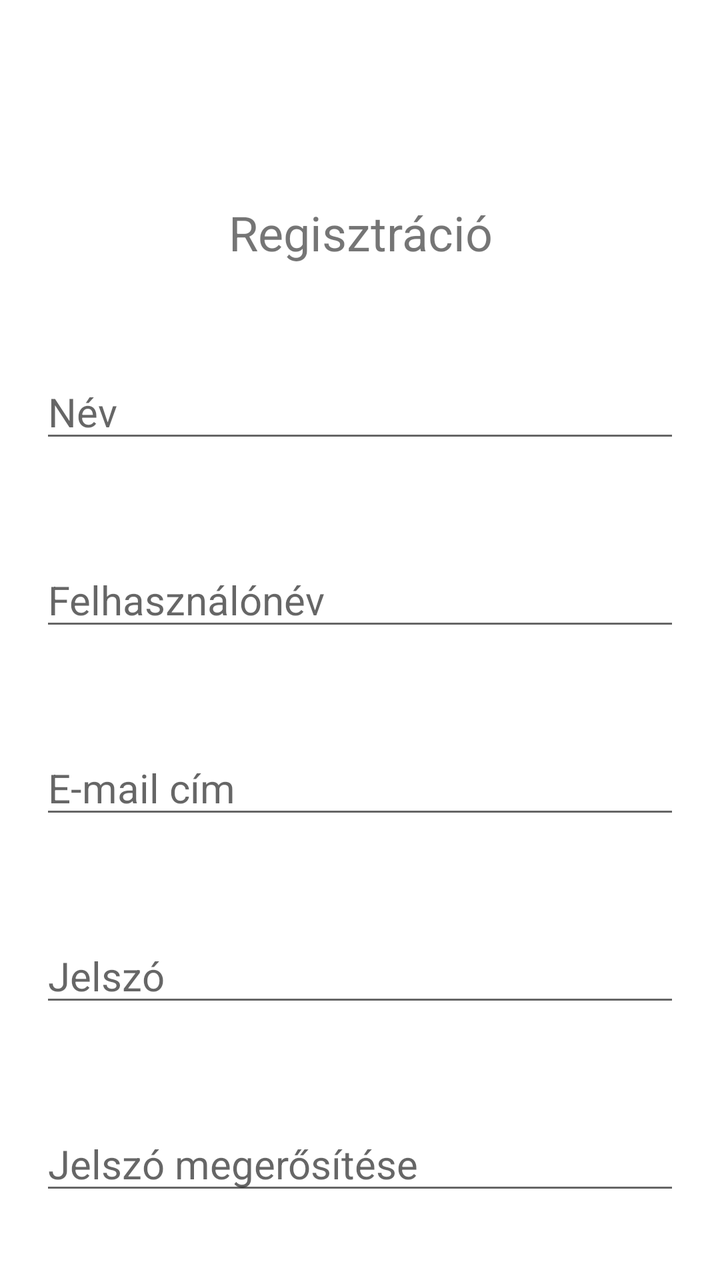
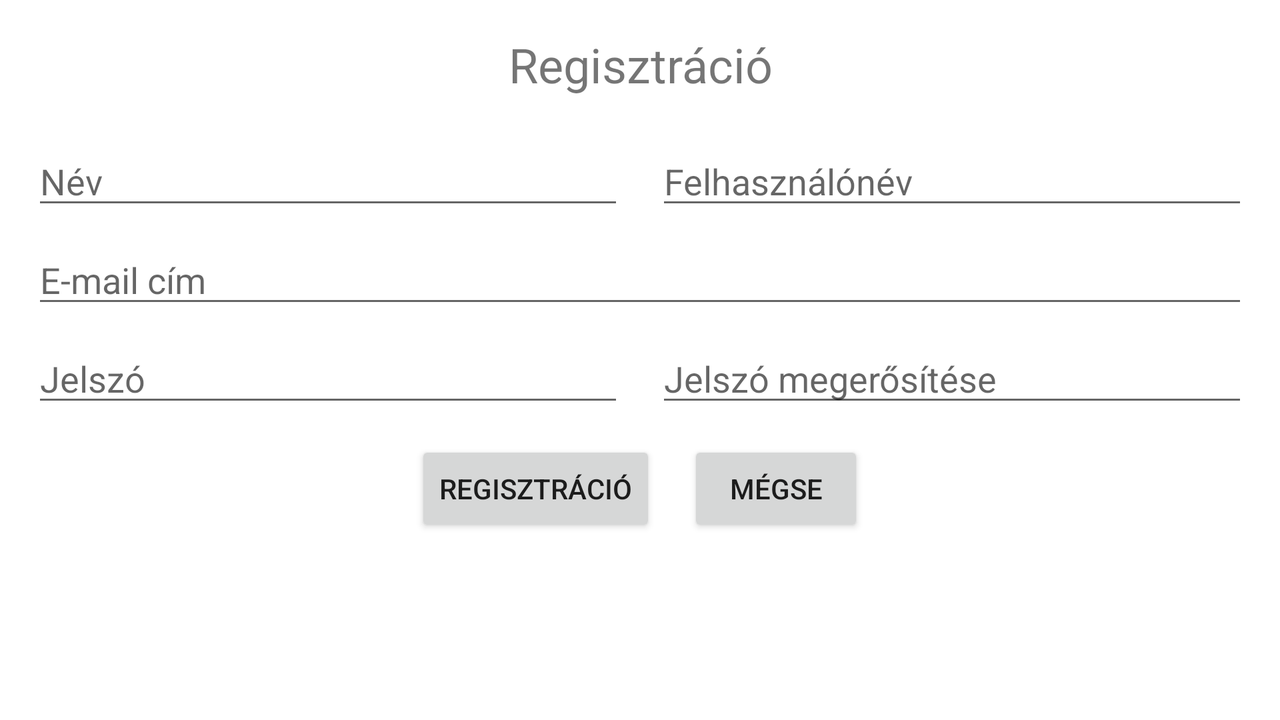

First picture: res/layout/ on a phone held upright. Second picture: the repository's own variant of that layout, on a device whose configuration matches the variant's folder. Source for both follows.
<!-- AndroidManifest.xml: application theme Theme.SzonyegWebshop -->
<!-- res/layout/activity_registration.xml -->
<?xml version="1.0" encoding="utf-8"?>
<RelativeLayout xmlns:android="http://schemas.android.com/apk/res/android"
    xmlns:tools="http://schemas.android.com/tools"
    android:id="@+id/main"
    android:layout_width="match_parent"
    android:layout_height="match_parent"
    tools:context=".RegistrationActivity">

    <TextView
        android:id="@+id/registrationTV"
        android:layout_width="match_parent"
        android:layout_height="wrap_content"
        android:layout_alignParentStart="true"
        android:layout_alignParentEnd="true"
        android:layout_marginTop="100dp"
        android:text="@string/regisztracio"
        android:textAlignment="center"
        android:textSize="24sp" />

    <EditText
        android:id="@+id/nameET"
        android:layout_width="match_parent"
        android:layout_height="wrap_content"
        android:layout_below="@+id/registrationTV"
        android:layout_alignParentStart="true"
        android:layout_alignParentEnd="true"
        android:layout_marginLeft="20dp"
        android:layout_marginTop="50dp"
        android:layout_marginRight="20dp"
        android:autoHandwritingEnabled="false"
        android:ems="10"
        android:hint="@string/nev"
        android:inputType="textPersonName"
        android:privateImeOptions="disableHandwriting"
        android:textSize="20sp"
        tools:ignore="Autofill,UnusedAttribute" />

    <EditText
        android:id="@+id/usernameET"
        android:layout_width="match_parent"
        android:layout_height="wrap_content"
        android:layout_below="@+id/nameET"
        android:layout_alignParentStart="true"
        android:layout_alignParentEnd="true"
        android:layout_marginLeft="20dp"
        android:layout_marginTop="50dp"
        android:layout_marginRight="20dp"
        android:autoHandwritingEnabled="false"
        android:ems="10"
        android:hint="@string/felhasznalonev"
        android:inputType="text"
        android:privateImeOptions="disableHandwriting"
        android:textSize="20sp"
        tools:ignore="Autofill,UnusedAttribute" />

    <EditText
        android:id="@+id/emailET"
        android:layout_width="match_parent"
        android:layout_height="wrap_content"
        android:layout_below="@+id/usernameET"
        android:layout_alignParentStart="true"
        android:layout_alignParentEnd="true"
        android:layout_marginLeft="20dp"
        android:layout_marginTop="50dp"
        android:layout_marginRight="20dp"
        android:autoHandwritingEnabled="false"
        android:ems="10"
        android:hint="@string/email_cim"
        android:inputType="textEmailAddress"
        android:privateImeOptions="disableHandwriting"
        android:textSize="20sp"
        tools:ignore="Autofill,UnusedAttribute" />

    <EditText
        android:id="@+id/passwordET"
        android:layout_width="match_parent"
        android:layout_height="wrap_content"
        android:layout_below="@+id/emailET"
        android:layout_alignParentStart="true"
        android:layout_alignParentEnd="true"
        android:layout_marginLeft="20dp"
        android:layout_marginTop="50dp"
        android:layout_marginRight="20dp"
        android:autoHandwritingEnabled="false"
        android:ems="10"
        android:hint="@string/jelszo"
        android:inputType="textPassword"
        android:privateImeOptions="disableHandwriting"
        android:textSize="20sp"
        tools:ignore="Autofill,UnusedAttribute" />

    <EditText
        android:id="@+id/passwordAgainET"
        android:layout_width="match_parent"
        android:layout_height="wrap_content"
        android:layout_below="@+id/passwordET"
        android:layout_alignParentStart="true"
        android:layout_alignParentEnd="true"
        android:layout_marginLeft="20dp"
        android:layout_marginTop="50dp"
        android:layout_marginRight="20dp"
        android:autoHandwritingEnabled="false"
        android:ems="10"
        android:hint="@string/jelszo_megerositese"
        android:inputType="textPassword"
        android:privateImeOptions="disableHandwriting"
        android:textSize="20sp"
        tools:ignore="Autofill,UnusedAttribute" />

    <LinearLayout
        android:layout_width="wrap_content"
        android:layout_height="wrap_content"
        android:layout_below="@+id/passwordAgainET"
        android:layout_centerHorizontal="true"
        android:layout_marginTop="50dp"
        android:orientation="horizontal">

        <Button
            android:layout_width="wrap_content"
            android:layout_height="wrap_content"
            android:text="@string/regisztracio"
            android:onClick="regisztracio"
            tools:ignore="ButtonStyle,UsingOnClickInXml" />

        <Button
            android:layout_width="wrap_content"
            android:layout_height="wrap_content"
            android:layout_marginStart="30dp"
            android:text="@string/megse"
            android:onClick="megse"
            tools:ignore="ButtonStyle,UsingOnClickInXml" />

    </LinearLayout>

</RelativeLayout>
<!-- resources referenced by this layout -->
<resources>
  <string name="email_cim">E-mail cím</string>
  <string name="felhasznalonev">Felhasználónév</string>
  <string name="jelszo">Jelszó</string>
  <string name="jelszo_megerositese">Jelszó megerősítése</string>
  <string name="megse">Mégse</string>
  <string name="nev">Név</string>
  <string name="regisztracio">Regisztráció</string>
  <style name="Theme.SzonyegWebshop" parent="Theme.MaterialComponents.DayNight.DarkActionBar">
          
          <item name="colorPrimary">@color/purple_500</item>
          <item name="colorPrimaryVariant">@color/purple_700</item>
          <item name="colorOnPrimary">@color/white</item>
          
          <item name="colorSecondary">@color/teal_200</item>
          <item name="colorSecondaryVariant">@color/teal_700</item>
          <item name="colorOnSecondary">@color/black</item>
          
          <item name="android:statusBarColor">?attr/colorPrimaryVariant</item>
          
      </style>
  <color name="purple_500">#7CC4EC</color>
  <color name="purple_700">#63ADDC</color>
  <color name="white">#FFFFFFFF</color>
  <color name="teal_200">#FF03DAC5</color>
  <color name="teal_700">#FF018786</color>
  <color name="black">#FF000000</color>
</resources>
<!-- res/layout-land/activity_registration.xml (the author's variant of the layout above) -->
<!-- drawn on the phone turned sideways -->
<?xml version="1.0" encoding="utf-8"?>
<RelativeLayout xmlns:android="http://schemas.android.com/apk/res/android"
    xmlns:tools="http://schemas.android.com/tools"
    android:id="@+id/main"
    android:layout_width="match_parent"
    android:layout_height="match_parent"
    android:padding="16dp"
    tools:context=".RegistrationActivity">

    <TextView
        android:id="@+id/registrationTV"
        android:layout_width="match_parent"
        android:layout_height="wrap_content"
        android:text="@string/regisztracio"
        android:textAlignment="center"
        android:textSize="24sp"
        android:layout_marginBottom="12dp" />

    <LinearLayout
        android:id="@+id/nameUsernameLayout"
        android:layout_width="match_parent"
        android:layout_height="wrap_content"
        android:layout_below="@id/registrationTV"
        android:layout_marginTop="8dp"
        android:orientation="horizontal"
        android:weightSum="2">

        <EditText
            android:id="@+id/nameET"
            android:layout_width="0dp"
            android:layout_height="wrap_content"
            android:layout_weight="1"
            android:layout_marginEnd="8dp"
            android:hint="@string/nev"
            android:inputType="textPersonName"
            android:textSize="18sp" />

        <EditText
            android:id="@+id/usernameET"
            android:layout_width="0dp"
            android:layout_height="wrap_content"
            android:layout_weight="1"
            android:layout_marginStart="8dp"
            android:hint="@string/felhasznalonev"
            android:inputType="text"
            android:textSize="18sp" />
    </LinearLayout>

    <EditText
        android:id="@+id/emailET"
        android:layout_width="match_parent"
        android:layout_height="wrap_content"
        android:layout_below="@id/nameUsernameLayout"
        android:layout_marginTop="8dp"
        android:hint="@string/email_cim"
        android:inputType="textEmailAddress"
        android:textSize="18sp" />

    <LinearLayout
        android:id="@+id/passwordLayout"
        android:layout_width="match_parent"
        android:layout_height="wrap_content"
        android:layout_below="@id/emailET"
        android:layout_marginTop="8dp"
        android:orientation="horizontal"
        android:weightSum="2">

        <EditText
            android:id="@+id/passwordET"
            android:layout_width="0dp"
            android:layout_height="wrap_content"
            android:layout_weight="1"
            android:layout_marginEnd="8dp"
            android:hint="@string/jelszo"
            android:inputType="textPassword"
            android:textSize="18sp" />

        <EditText
            android:id="@+id/passwordAgainET"
            android:layout_width="0dp"
            android:layout_height="wrap_content"
            android:layout_weight="1"
            android:layout_marginStart="8dp"
            android:hint="@string/jelszo_megerositese"
            android:inputType="textPassword"
            android:textSize="18sp" />
    </LinearLayout>

    <LinearLayout
        android:layout_width="wrap_content"
        android:layout_height="wrap_content"
        android:layout_below="@id/passwordLayout"
        android:layout_centerHorizontal="true"
        android:layout_marginTop="12dp"
        android:orientation="horizontal">

        <Button
            android:layout_width="wrap_content"
            android:layout_height="wrap_content"
            android:text="@string/regisztracio"
            android:onClick="regisztracio" />

        <Button
            android:layout_width="wrap_content"
            android:layout_height="wrap_content"
            android:layout_marginStart="16dp"
            android:text="@string/megse"
            android:onClick="megse" />
    </LinearLayout>

</RelativeLayout>
